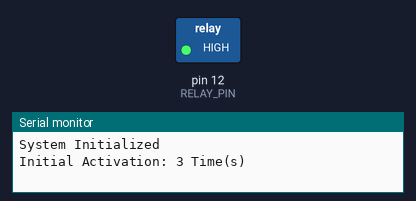
The program below on a simulated Arduino Nano, built with avr-gcc and run on an emulated ATmega328P. Parts: switched loads named in the program (green lamp = pin HIGH), the last lines printed to the serial monitor. Random numbers use the default seed unless the program sets one.

Above: at 0.1 s.
At 35.1 s:
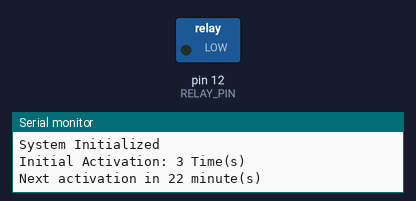
Timing chart, 0 to 36.6 s (numbered marks = the images above):
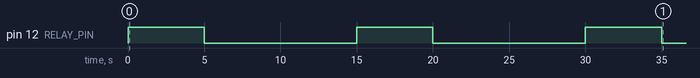

The program:

main.cpp
```cpp
#include <Arduino.h>

// Define the relay pin
const int RELAY_PIN = 12;

// Constants for timers
const int SOLENOID_ON_TIME_MILLIS = 5000;        // Time to keep the solenoid on (milliseconds)
const int WAIT_BETWEEN_ACTIVATIONS_MILLIS = 10000; // Wait time between activations (milliseconds)
const unsigned long MIN_LOOP_DELAY_MILLIS = 600000UL; // Minimum delay between loops (milliseconds) (10 minutes)
const unsigned long MAX_LOOP_DELAY_MILLIS = 1500000UL; // Maximum delay between loops (milliseconds) (25 minutes)

unsigned long previousMillis = 0;
unsigned long loopDelayMillis = 0;

void activateBirdScarer(int times);

void setup() {
  // Initialize the relay pin as an output
  pinMode(RELAY_PIN, OUTPUT);

  // Start with the relay off
  digitalWrite(RELAY_PIN, LOW);

  // Initialize serial communication at 9600 bits per second
  Serial.begin(9600);
  Serial.println("System Initialized");

  // Seed the random number generator
  randomSeed(analogRead(0));

  // Perform an initial activation cycle
  int initialRandomChoice = random(3);
  Serial.print("Initial Activation: ");
  Serial.print(initialRandomChoice + 1);
  Serial.println(" Time(s)");
  activateBirdScarer(initialRandomChoice + 1);

  // Initialize the first loop delay
  loopDelayMillis = random(MIN_LOOP_DELAY_MILLIS, MAX_LOOP_DELAY_MILLIS);
  previousMillis = millis(); // Update the previousMillis to the current time

  Serial.print("Next activation in ");
  Serial.print(loopDelayMillis / 60000);
  Serial.println(" minute(s)");
}

// Function to activate the bird scarer a specified number of times
void activateBirdScarer(int times) {
  for (int i = 0; i < times; i++) {
    // Turn the relay on (activate solenoid)
    digitalWrite(RELAY_PIN, HIGH);
    // Serial.println("Solenoid Activated"); // Uncomment if needed

    delay(SOLENOID_ON_TIME_MILLIS); // Keep the valve open for the specified time

    // Turn the relay off (deactivate solenoid)
    digitalWrite(RELAY_PIN, LOW);
    // Serial.println("Solenoid Deactivated"); // Uncomment if needed

    // Wait between activations if there are multiple activations
    if (i < times - 1) {
      delay(WAIT_BETWEEN_ACTIVATIONS_MILLIS);
    }
  }
}

void loop() {
  // Get the current time
  unsigned long currentMillis = millis();

  // Check if the specified time has passed
  if (currentMillis - previousMillis >= loopDelayMillis) {
    // Save the current time as the last activation time
    previousMillis = currentMillis;

    // Generate a random number between 0 and 2
    int randomChoice = random(3);

    // Call the function with the number of activations based on the random number
    Serial.print("Activating ");
    Serial.print(randomChoice + 1);
    Serial.println(" Time(s)");
    activateBirdScarer(randomChoice + 1);

    // Generate a new random delay for the next cycle
    loopDelayMillis = random(MIN_LOOP_DELAY_MILLIS, MAX_LOOP_DELAY_MILLIS);

    Serial.print("Next activation in ");
    Serial.print(loopDelayMillis / 60000);
    Serial.println(" minute(s)");
  }
}
```
